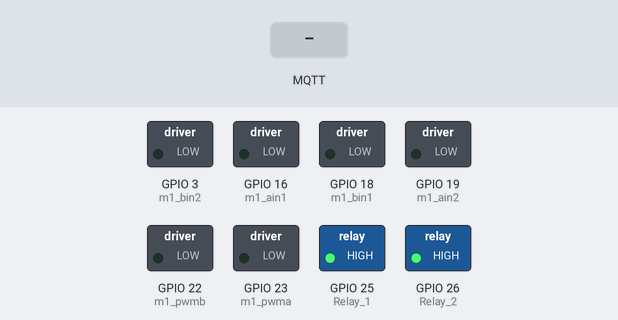
A sketch run on a simulated ESP32. Parts: switched loads named in the sketch (green lamp = pin HIGH). The inputs (shaded band) are chosen by the test bench. WiFi joins after 1.5 s; servers stay silent unless stated; no MQTT or app messages arrive unless stated; what the sketch prints to the serial monitor is not drawn.

Above: at 3.2 s.
3.3 s: MQTT message "/robot7_left_forward" arrives on the first subscribed topic
At 4.4 s:
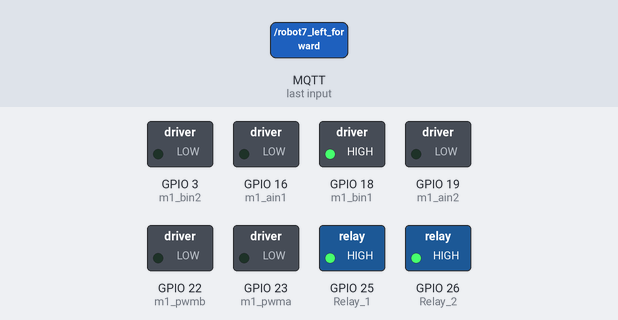
4.8 s: MQTT message "1" arrives on the first subscribed topic
At 6.0 s:
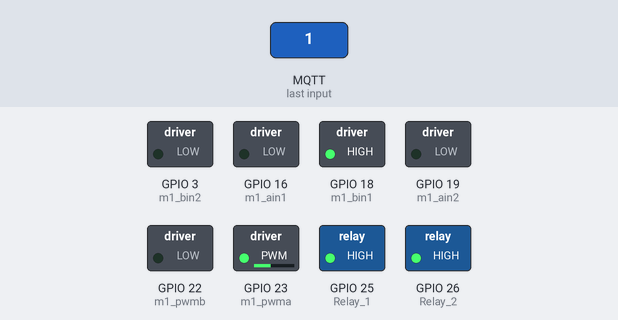
6.3 s: MQTT message "/robot7_left_forward" arrives on the second subscribed topic
At 6.8 s:
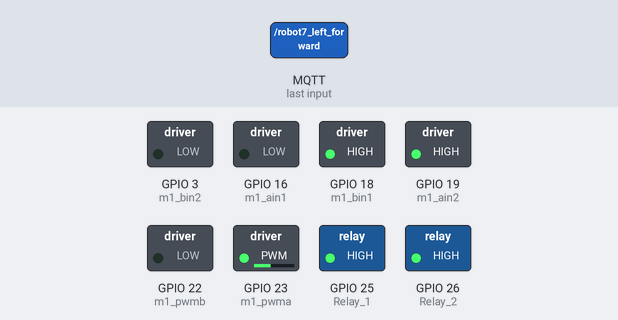
7.8 s: MQTT message "/robot7_gripper_open" arrives on the first subscribed topic
At 9.0 s:
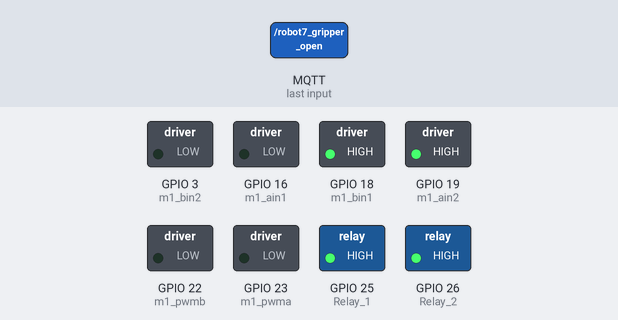
9.3 s: MQTT message "1" arrives on the second subscribed topic
At 9.6 s:
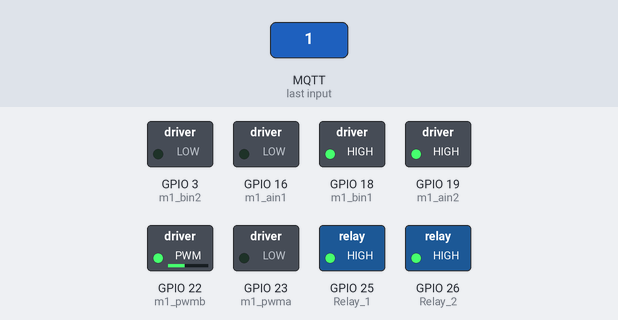
10.8 s: MQTT message "/robot7_left_forward" arrives on the third subscribed topic
At 11.4 s:
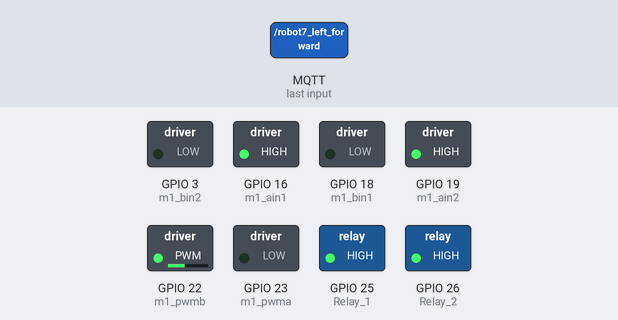
Timing chart, 0 to 13.3 s (numbered marks = the images above; inputs shaded):
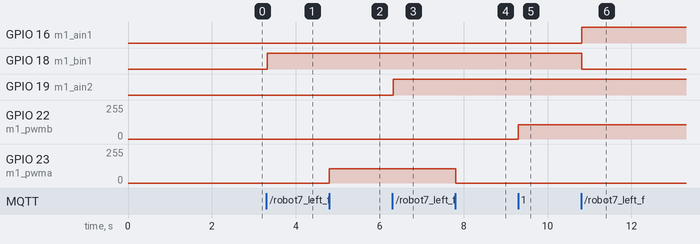

Measured:
- after the input at 3.3 s, GPIO 18 (m1_bin1): LOW → HIGH at once
- after the input at 4.8 s, GPIO 23 (m1_pwma): 0/255 → 106/255 at once
- after the input at 6.3 s, GPIO 19 (m1_ain2): LOW → HIGH at once
- after the input at 7.8 s, GPIO 23 (m1_pwma): 106/255 → 0/255 at once
- after the input at 9.3 s, GPIO 22 (m1_pwmb): 0/255 → 106/255 at once
- after the input at 10.8 s, GPIO 16 (m1_ain1): LOW → HIGH at once; GPIO 18 (m1_bin1): HIGH → LOW at once

The sketch:

bot_7_pawan.ino
```cpp
#include <WiFi.h>
#include "PubSubClient.h"

//watch monster moterdriver pinout  for ain1, ain2, bin1, bin2, etc
//enable pin should be high with 3.3v
#define m1_ain1 16 //left
#define m1_bin2 3   //right
#define m1_bin1 18   //left
#define m1_ain2 19   //right
#define m1_pwma 23    //(left)
#define m1_pwmb 22    //(right)

#define Relay_1 25
#define Relay_2 26
#define limit_1 12
#define limit_2 4

int flag_open = 0;
int flag_close = 0;


int left_min_pwm_forward = 105;
int left_min_pwm_backward = 85;
int right_min_pwm_forward = 105;
int right_min_pwm_backward = 90;
WiFiClient espClient22;
PubSubClient client(espClient22);

// Replace with your network credentials (STATION)
const char* ssid = "AI/ML";
const char* password = "ACES@1234";

const char* mqtt_server = "192.168.1.117";

void initWiFi() {
  WiFi.mode(WIFI_STA);
  WiFi.begin(ssid, password);
  Serial.print("Connecting to WiFi ..");
  while (WiFi.status() != WL_CONNECTED) {
    Serial.print('.');
    delay(1000);
  }
  Serial.println(WiFi.localIP());
}

void setup() {
  Serial.begin(9600);
  initWiFi();
  Serial.print("RRSI: ");
  Serial.println(WiFi.RSSI());
  client.setServer(mqtt_server, 1883);
  client.setCallback(callback);
  pinMode(m1_ain1, OUTPUT);
  pinMode(m1_ain2, OUTPUT);
  pinMode(m1_bin1, OUTPUT);
  pinMode(m1_bin2, OUTPUT);
  pinMode(m1_pwma, OUTPUT);
  pinMode(m1_pwmb, OUTPUT);
  pinMode(Relay_1, OUTPUT);
  pinMode(Relay_2, OUTPUT);
  pinMode(limit_1, INPUT_PULLUP);
  pinMode(limit_2, INPUT_PULLUP);


  digitalWrite(Relay_1, HIGH);
  digitalWrite(Relay_2, HIGH);
}

void callback(String topic, byte* message, unsigned int length) {
  Serial.print("Message arrived on topic: ");
  Serial.print(topic);
  Serial.print(". Message: ");

  String messageInfo;
  for (int i = 0; i < length; i++) {
    Serial.print((char)message[i]);
    messageInfo += (char)message[i];
  }
  Serial.println();

  // If a message is received on the topic room/lamp, you check if the message is either on or off. Turns the lamp GPIO according to the message
  if(topic=="/robot7_left_forward"){
      // Serial.print("Displaying message to users");
      // if(messageInfo == "allert"){
      //  len = messageInfo.length();
      int pwm_value = messageInfo.toFloat();
      if(pwm_value != 0)
        pwm_value = map(left_min_pwm_forward,255,0,255,pwm_value);
      analogWrite(m1_pwma,pwm_value);
      digitalWrite(m1_ain1, LOW);
      digitalWrite(m1_bin1, HIGH);
      Serial.print("robot7_left_forward : ");
      Serial.println(pwm_value);
  }
  if(topic=="/robot7_right_forward"){
      // Serial.print("Displaying message to users");
      // if(messageInfo == "allert"){
      //  len = messageInfo.length();
      int pwm_value = messageInfo.toFloat();
      if(pwm_value != 0)
        pwm_value = map(right_min_pwm_forward,255,0,255,pwm_value);
      analogWrite(m1_pwmb,pwm_value);
      digitalWrite(m1_ain2, HIGH);
      digitalWrite(m1_bin2, LOW);
      Serial.print("robot7_right_forward : ");
      Serial.println(pwm_value);
  }
  if(topic =="/robot7_gripper_close"){
    Serial.println(digitalRead(limit_1));
    if(!digitalRead(limit_1)){
      Serial.println("Gripper_closed");
    }
    else{
        flag_close = 1;
    }
    }

  // }
  if(topic =="/robot7_gripper_open"){
    if(!digitalRead(limit_2)){
      Serial.println("Gripper_open");
    }
    else{
        flag_open = 1;
      }

  }
  if(topic=="/robot7_left_backward"){
      // Serial.print("Displaying message to users");
      // if(messageInfo == "allert"){
      //  len = messageInfo.length();
      int pwm_value = messageInfo.toFloat();
      if(pwm_value != 0)
        pwm_value = map(left_min_pwm_backward,255,0,255,pwm_value);
      analogWrite(m1_pwma,pwm_value);
      digitalWrite(m1_ain1, HIGH);
      digitalWrite(m1_bin1, LOW);
      Serial.print("robot7_left_backward : ");
      Serial.println(pwm_value);
  }
  if(topic=="/robot7_right_backward"){
      // Serial.print("Displaying message to users");
      // if(messageInfo == "allert"){
      //  len = messageInfo.length();
      int pwm_value = messageInfo.toFloat();
      if(pwm_value != 0)
        pwm_value = map(right_min_pwm_backward,255,0,255,pwm_value);
      analogWrite(m1_pwmb,pwm_value);
      digitalWrite(m1_ain2, LOW);
      digitalWrite(m1_bin2, HIGH);
      Serial.print("robot7_right_backward : ");
      Serial.println(pwm_value);
  }
  // if(topic=="/robot6_left_forward"){
  //     // Serial.print("Displaying message to users");
  //     // if(messageInfo == "allert"){
  //     //  len = messageInfo.length();

  //     int pwm_value = messageInfo.toInt();
  //     if(pwm_value != 0)
  //       pwm_value = map(left_min_pwm_forward,255,0,255,pwm_value);
  //     analogWrite(m1_pwma,pwm_value);
  //     digitalWrite(m1_bin1, HIGH);
  //     digitalWrite(m1_ain1, LOW);
  //     Serial.print("robot6_left_forward : ");
  //     Serial.println(pwm_value);
  // }
  // if(topic=="/robot6_right_forward"){
  //     // Serial.print("Displaying message to users");
  //     // if(messageInfo == "allert"){
  //     //  len = messageInfo.length();
  //     int pwm_value = messageInfo.toInt();
  //     if(pwm_value != 0)
  //       pwm_value = map(right_min_pwm_forward,255,0,255,pwm_value);
  //     analogWrite(m1_pwmb,pwm_value);
  //     digitalWrite(m1_ain2, HIGH);
  //     digitalWrite(m1_bin2, LOW);
  //     Serial.print("robot6_right_forward : ");
  //     Serial.println(pwm_value);
  // }
  // if(topic=="/robot6_left_backward"){
  //     // Serial.print("Displaying message to users");
  //     // if(messageInfo == "allert"){
  //     //  len = messageInfo.length();
  //     int pwm_value = messageInfo.toInt();
  //     if(pwm_value != 0)
  //       pwm_value = map(left_min_pwm_backward,255,0,255,pwm_value);
  //     analogWrite(m1_pwma,pwm_value);
  //     digitalWrite(m1_bin1, LOW);
  //     digitalWrite(m1_ain1, HIGH);
  //     Serial.print("robot6_left_backward : ");
  //     Serial.println(pwm_value);
  // }
  // if(topic=="/robot6_right_backward"){
  //     Serial.print("Displaying message to users");
  //     // if(messageInfo == "allert"){
  //     //  len = messageInfo.length();
  //     int pwm_value = messageInfo.toInt();
  //     if(pwm_value != 0)
  //       pwm_value = map(right_min_pwm_backward,255,0,255,pwm_value);
  //     analogWrite(m1_pwmb,pwm_value);
  //     digitalWrite(m1_ain2, LOW);
  //     digitalWrite(m1_bin2, HIGH);
  //     Serial.print("robot6_right_backward : ");
  //     Serial.println(pwm_value);
  // }
  Serial.println();
}
// void backward()
// {
//   digitalWrite(m1_ain1, LOW);
//   digitalWrite(m1_bin1, LOW);
//   digitalWrite(m1_ain2, HIGH);
//   digitalWrite(m1_bin2, HIGH);
//   Serial.println("forward");
// }

// void forward()
// {
//   digitalWrite(m1_ain1, HIGH);
//   digitalWrite(m1_bin1, HIGH);
//   digitalWrite(m1_ain2, LOW);
//   digitalWrite(m1_bin2, LOW);
//   Serial.println("backward");
// }

// void left()
// {
//   digitalWrite(m1_ain1, LOW);
//   digitalWrite(m1_bin1, HIGH);
//   digitalWrite(m1_ain2, HIGH);
//   digitalWrite(m1_bin2, LOW);
//   Serial.println("left");
// }

// void right()
// {
//   digitalWrite(m1_ain1, HIGH);
//   digitalWrite(m1_bin1, LOW);
//   digitalWrite(m1_ain2, LOW);
//   digitalWrite(m1_bin2, HIGH);
//   Serial.println("right");
// }

// void stop()
// {
//   digitalWrite(m1_ain1, LOW);
//   digitalWrite(m1_bin1, LOW);
//   digitalWrite(m1_ain2, LOW);
//   digitalWrite(m1_bin2, LOW);
//   Serial.println("stop");
// }

void reconnect() {
  // Loop until we're reconnected
  while (!client.connected()) {
    Serial.print("Attempting MQTT connection...");


    if (client.connect("ESP32Client21")) {
      Serial.println("connected");
      // Subscribe or resubscribe to a topic
      // You can subscribe to more topics (to control more LEDs in this example)
      // client.subscribe("/robot7_left_forward");
      // client.subscribe("/robot7_right_forward");
      // client.subscribe("/robot7_left_backward");
      // client.subscribe("/robot7_right_backward");
      client.subscribe("/robot7_left_forward");
      client.subscribe("/robot7_right_forward");
      client.subscribe("/robot7_left_backward");
      client.subscribe("/robot7_right_backward");
      client.subscribe("/robot7_gripper_open");
      client.subscribe("/robot7_gripper_close");
    } else {
      Serial.print("failed, rc=");
      Serial.print(client.state());
      Serial.println(" try again in 5 seconds");
      // Wait 5 seconds before retrying
      delay(5000);
    }
  }
}

void loop() {
  if (!client.connected()) {
    reconnect();
  }
  if(flag_open == 1){
    // Serial.println(digitalRead(limit_2));

    if(digitalRead(limit_2)){
      Serial.println("#");
      digitalWrite(Relay_1,HIGH);
      digitalWrite(Relay_2,LOW);
    }
    else{
      digitalWrite(Relay_1,HIGH);
      digitalWrite(Relay_2,HIGH);
      flag_open = 0;
    }
  }
  // Serial.println(digitalRead(limit_1));
  if(flag_close == 1){
    Serial.print("close");
    Serial.println(digitalRead(limit_1));

    if(digitalRead(limit_1)){
      digitalWrite(Relay_1,LOW);
      digitalWrite(Relay_2,HIGH);
    }
    else{
      digitalWrite(Relay_1,HIGH);
      digitalWrite(Relay_2,HIGH);
      flag_close = 0;
    }
  }
if(!client.loop()){
    client.connect("ESP32Client21");
      }
}
```
